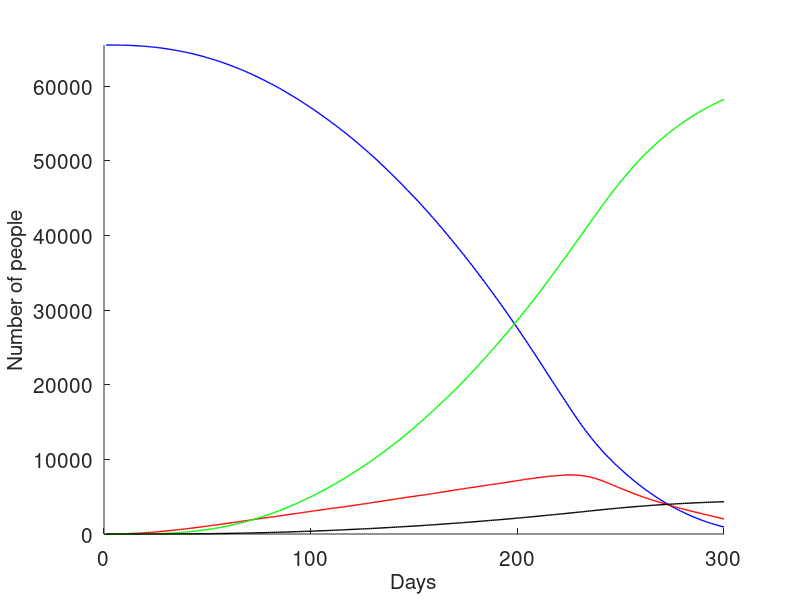
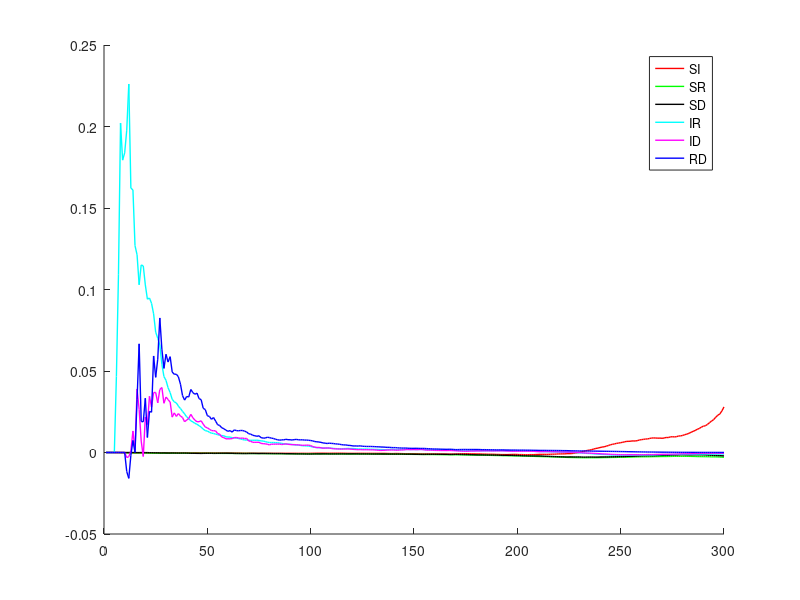
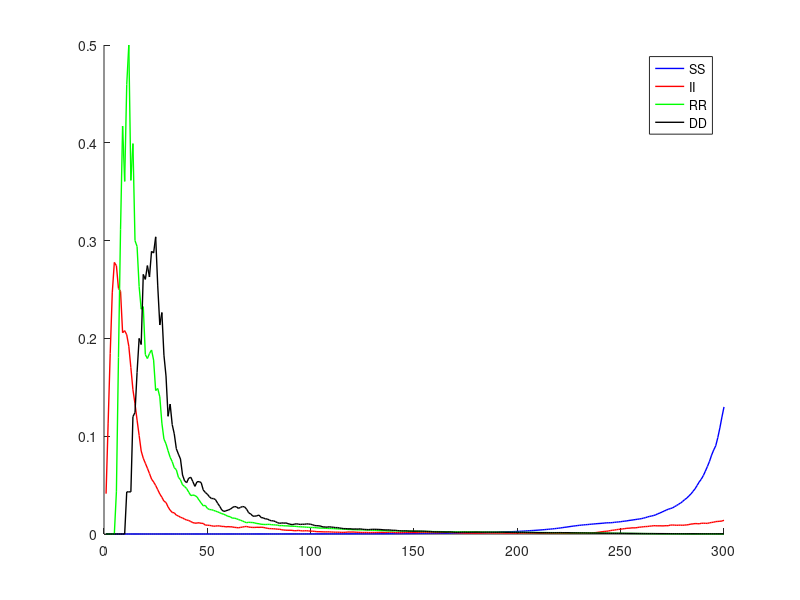
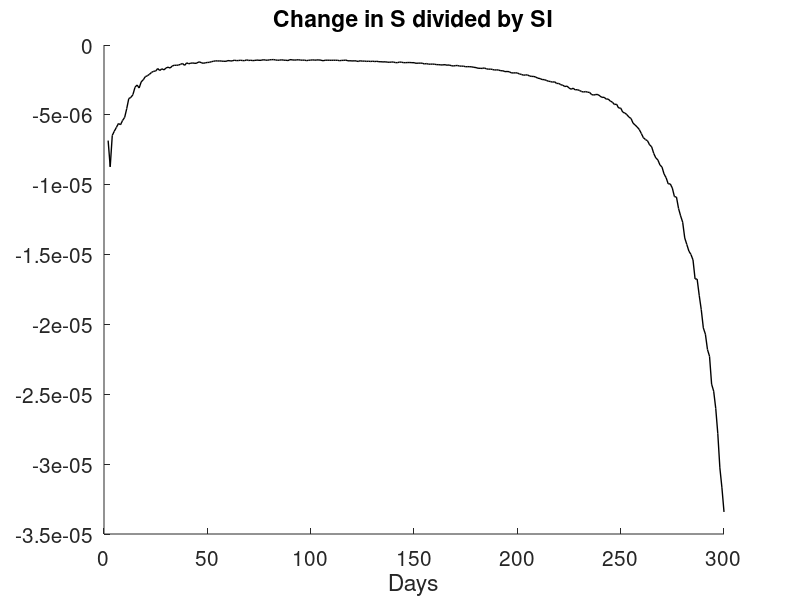

The MATLAB script that drew these images, in order:
%SIRD model
clear

size=256; %side length of square

days=300;

infection_rate=.05; %the rate that each additional neighbor multiplies the infection by
infection_radius=3; %how much taxicab distance away someone can be and still infect
infection_factor=2; %chance goes down by a factor of this for every further distance
death_chance=.0003;
recovery_chance=.004;
long_connections=5; %how many "longer distance" connections can infect people

times=20; %ensemble only

%setting up infection mechanism
for radius=1:infection_radius
  for x_offset=0:radius
    infection_matrix(infection_radius+1+x_offset,infection_radius+1+radius-x_offset)=1/infection_factor^(radius-1); 
    infection_matrix(infection_radius+1-x_offset,infection_radius+1+radius-x_offset)=1/infection_factor^(radius-1);
    infection_matrix(infection_radius+1+x_offset,infection_radius+1-radius+x_offset)=1/infection_factor^(radius-1);
    infection_matrix(infection_radius+1-x_offset,infection_radius+1-radius+x_offset)=1/infection_factor^(radius-1);    
  endfor
endfor

for iter=1:times
  lattice_si(:,:,iter)=zeros(size,size);
  lattice_rd(:,:,iter)=zeros(size,size); %0 is susceptible
  lattice_i_days=zeros(size,size);
  
  initial_infections=1;

  for x=1:initial_infections
%    initial_x=floor(size*rand())+1; %first position of infected
%    initial_y=floor(size*rand())+1;
    initial_x=floor(size/2)+1;
    initial_y=floor(size/2)+1;
    lattice_si(initial_x,initial_y,iter)=1; %1 is infected
  endfor

  for j=1:days
    i=rand(size);
    lattice_si_temp=lattice_si(:,:,iter);
    
    lattice_i_days=lattice_i_days+(lattice_si(:,:,iter)==1); %each day the chance of recovery/death goes up linearly
      
    lattice_neighbors=infection_rate*conv2(lattice_si(:,:,iter),infection_matrix,"same")-i;
    lattice_si_temp=lattice_si(:,:,iter) | (lattice_neighbors>0);
    
    i=rand(size);
    lattice_rd(:,:,iter)=lattice_rd(:,:,iter)+3*(lattice_si(:,:,iter).*(i>(1-(death_chance*lattice_i_days))))+2*(lattice_si(:,:,iter).*(i<(recovery_chance*lattice_i_days)));
    lattice_si(:,:,iter)=lattice_si_temp & not(lattice_rd(:,:,iter));
    
    end_s(j,iter)=sum(sum((lattice_si(:,:,iter)+lattice_rd(:,:,iter))==0));
    end_i(j,iter)=sum(sum((lattice_si(:,:,iter)+lattice_rd(:,:,iter))==1));
    end_r(j,iter)=sum(sum((lattice_si(:,:,iter)+lattice_rd(:,:,iter))==2));
    end_d(j,iter)=sum(sum((lattice_si(:,:,iter)+lattice_rd(:,:,iter))==3));
    
    if any(any(lattice_si(:,:,iter)))==0
      end_s(:,iter)=end_s(:,iter-1);
      end_i(:,iter)=end_i(:,iter-1);
      end_r(:,iter)=end_r(:,iter-1);
      end_d(:,iter)=end_d(:,iter-1);
      break
    endif
  endfor
endfor

%statistics
for j=1:days
  end_s_average(j)=sum(end_s(j,:))/times;
  end_i_average(j)=sum(end_i(j,:))/times;
  end_r_average(j)=sum(end_r(j,:))/times;
  end_d_average(j)=sum(end_d(j,:))/times;
  end_ss_average(j)=sum(end_s(j,:).*end_s(j,:))/times;
  end_si_average(j)=sum(end_s(j,:).*end_i(j,:))/times;
  end_sr_average(j)=sum(end_s(j,:).*end_r(j,:))/times;
  end_sd_average(j)=sum(end_s(j,:).*end_d(j,:))/times;
  end_ii_average(j)=sum(end_i(j,:).*end_i(j,:))/times;
  end_ir_average(j)=sum(end_i(j,:).*end_r(j,:))/times;
  end_id_average(j)=sum(end_i(j,:).*end_d(j,:))/times;
  end_rr_average(j)=sum(end_r(j,:).*end_r(j,:))/times;
  end_rd_average(j)=sum(end_r(j,:).*end_d(j,:))/times;
  end_dd_average(j)=sum(end_d(j,:).*end_d(j,:))/times;
endfor

for x=1:size
  for y=1:size
    lattice_si_average(x,y)=sum(lattice_si(x,y,:))/times;
    lattice_rd_average(x,y)=sum(lattice_rd(x,y,:))/times;
  endfor
endfor
figure(1)
x=1:days;
clf;
hold on
plot(x,end_s_average(x),'b','LineWidth',1)
plot(x,end_i_average(x),'r','LineWidth',1)
plot(x,end_r_average(x),'g','LineWidth',1)
plot(x,end_d_average(x),'k','LineWidth',1)
set(gca,"ylim",[0 size^2])
set(gca,"xtick",0:100:days)
set(gca,"fontsize",15)
xlabel("Days", 'fontsize', 15)
ylabel("Number of people", 'fontsize', 15)
%legend("Susceptible","Infected","Recovered","Dead")
%title({"Stochastic Model"})
hold off

figure(2)
clf;
hold on
plot(x,(end_si_average(x)-end_s_average(x).*end_i_average(x))./((end_s_average(x)+1).*(end_i_average(x)+1)),'r','LineWidth',1)
plot(x,(end_sr_average(x)-end_s_average(x).*end_r_average(x))./((end_s_average(x)+1).*(end_r_average(x)+1)),'g','LineWidth',1)
plot(x,(end_sd_average(x)-end_s_average(x).*end_d_average(x))./((end_s_average(x)+1).*(end_d_average(x)+1)),'k','LineWidth',1)
plot(x,(end_ir_average(x)-end_i_average(x).*end_r_average(x))./((end_i_average(x)+1).*(end_r_average(x)+1)),'c','LineWidth',1)
plot(x,(end_id_average(x)-end_i_average(x).*end_d_average(x))./((end_i_average(x)+1).*(end_d_average(x)+1)),'m','LineWidth',1)
plot(x,(end_rd_average(x)-end_r_average(x).*end_d_average(x))./((end_r_average(x)+1).*(end_d_average(x)+1)),'b','LineWidth',1)
legend('SI','SR','SD','IR','ID','RD')
hold off

figure(3)
clf;
hold on
plot(x,(end_ss_average(x)-end_s_average(x).*end_s_average(x))./((end_s_average(x)+1).*(end_s_average(x)+1)),'b','LineWidth',1)
plot(x,(end_ii_average(x)-end_i_average(x).*end_i_average(x))./((end_i_average(x)+1).*(end_i_average(x)+1)),'r','LineWidth',1)
plot(x,(end_rr_average(x)-end_r_average(x).*end_r_average(x))./((end_r_average(x)+1).*(end_r_average(x)+1)),'g','LineWidth',1)
plot(x,(end_dd_average(x)-end_d_average(x).*end_d_average(x))./((end_d_average(x)+1).*(end_d_average(x)+1)),'k','LineWidth',1)
legend('SS','II','RR','DD')
hold off

figure(4)
clf;
hold on
x=2:days;
plot(x, (end_s_average(x)-end_s_average(x-1))./(end_s_average(x-1).*end_i_average(x-1)),'k','LineWidth',1)
set(gca,"fontsize",15)
title({"Change in S divided by SI"})
xlabel("Days")
hold off

figure(5)
clf;
hold on
x=1:size;
y=1:size;
%contourf(x,y,lattice_si_average(x,y)+lattice_rd_average(x,y),0:4)
hold off
